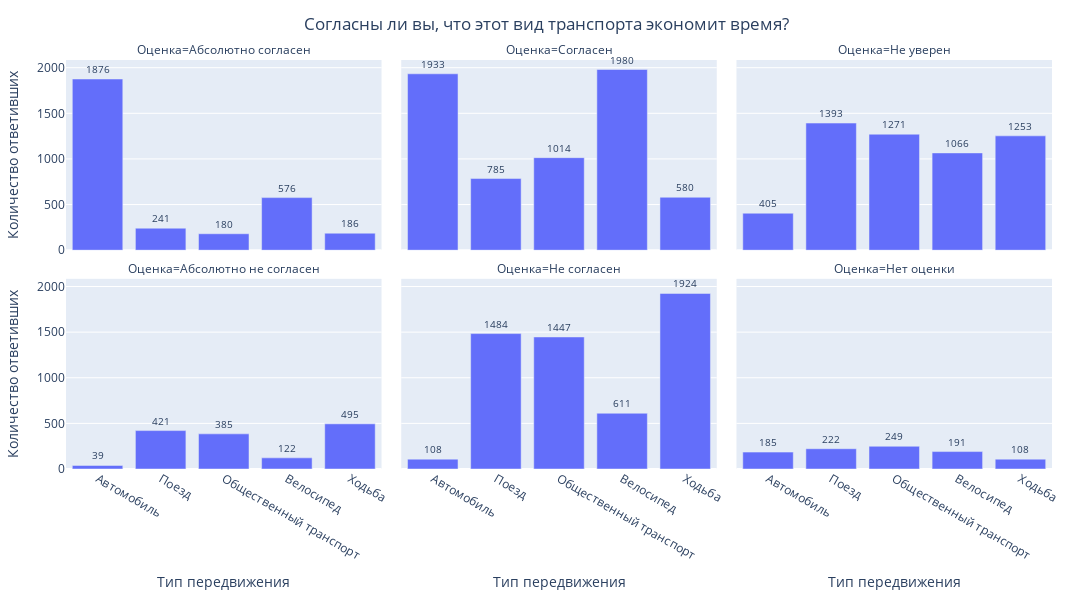
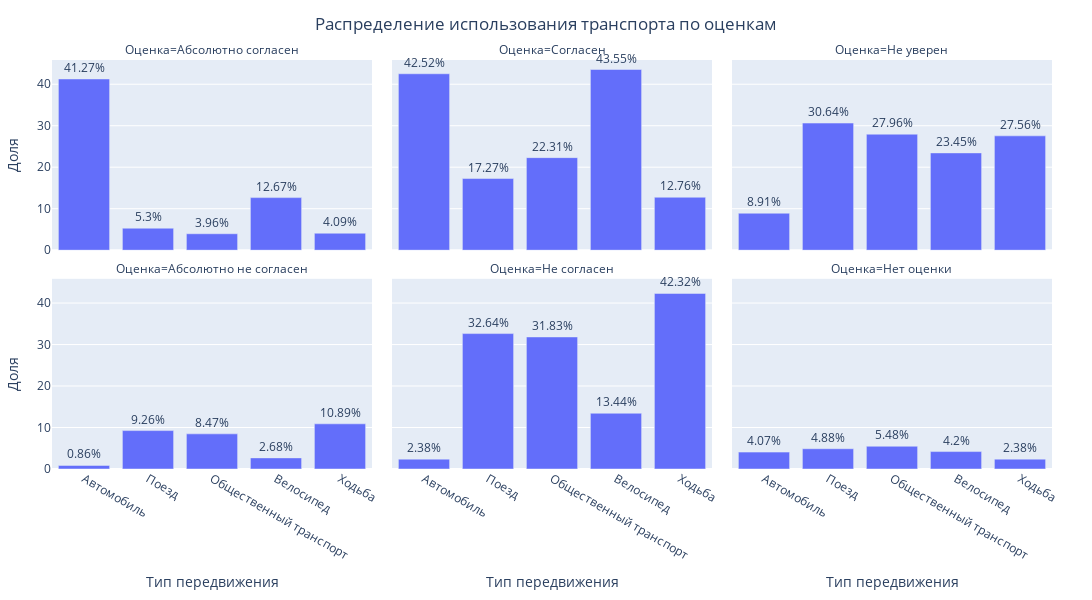

Notebook source saved alongside these figures, in order:
### Markdown cell above
# Восприятие транспорта (важно для моделирования предпочтений)
    'GEBRUIK_AUTO_STELLING3': 'восприятие_экономии_времени_авто',
    'GEBRUIK_AUTO_STELLING4': 'восприятие_безопасности_авто',
    'GEBRUIK_TREIN_STELLING3': 'восприятие_экономии_времени_поезда',
    'GEBRUIK_TREIN_STELLING4': 'восприятие_безопасности_поезда',
    'GEBRUIK_BTM_STELLING3': 'восприятие_экономии_времени_общественного_транспорта',
    'GEBRUIK_BTM_STELLING4': 'восприятие_безопасности_общественного_транспорта',
    'GEBRUIK_FIETS_STELLING2': 'восприятие_релаксации_на_велосипеде',
    'GEBRUIK_FIETS_STELLING3': 'восприятие_экономии_времени_велосипеда',
    'GEBRUIK_LOPEN_STELLING3': 'восприятие_экономии_времени_ходьбы',
    'GEBRUIK_LOPEN_STELLING4': 'восприятие_безопасности_ходьбы',

### Code cell
df51 = df.groupby('GEBRUIK_AUTO_STELLING3').size().reset_index()

df51 = df51.rename(columns = {'GEBRUIK_AUTO_STELLING3': 'Оценка экономии времени на автомобиле', 
                              0: 'Количество ответивших'})

df51.sort_values('Количество ответивших', ascending=False)

df51['Тип передвижения'] = 'Автомобиль'




df52 = df.groupby('GEBRUIK_TREIN_STELLING3').size().reset_index()

df52 = df52.rename(columns = {'GEBRUIK_TREIN_STELLING3': 'Оценка экономии времени на поезде', 
                              0: 'Количество ответивших'})

df52.sort_values('Количество ответивших', ascending=False)
df52['Тип передвижения'] = 'Поезд'


df53 = df.groupby('GEBRUIK_BTM_STELLING3').size().reset_index()

df53 = df53.rename(columns={'GEBRUIK_BTM_STELLING3': 'Оценка экономии времени на общественном транспорте', 
                            0: 'Количество ответивших'})

df53 = df53.sort_values('Количество ответивших', ascending=False)
df53['Тип передвижения'] = 'Общественный транспорт'



df54 = df.groupby('GEBRUIK_FIETS_STELLING3').size().reset_index()
df54 = df54.rename(columns={'GEBRUIK_FIETS_STELLING3': 'Оценка экономии времени на велосипеде', 
                            0: 'Количество ответивших'})
df54 = df54.sort_values('Количество ответивших', ascending=False)
df54['Тип передвижения'] = 'Велосипед'


df55 = df.groupby('GEBRUIK_LOPEN_STELLING3').size().reset_index()
df55 = df55.rename(columns={'GEBRUIK_LOPEN_STELLING3': 'Оценка экономии времени при ходьбе', 
                            0: 'Количество ответивших'})
df55 = df55.sort_values('Количество ответивших', ascending=False)
df55['Тип передвижения'] = 'Ходьба'




df5 = pd.concat([df51, df52, df53, df54, df55])

overall = sum(df51['Количество ответивших'])


print(overall)

df_long = pd.melt(
    df5,
    id_vars=['Количество ответивших', 'Тип передвижения'],
    value_vars=['Оценка экономии времени на автомобиле', 'Оценка экономии времени на поезде', 'Оценка экономии времени на общественном транспорте', 'Оценка экономии времени на велосипеде', 'Оценка экономии времени при ходьбе'],
    var_name='Тип оценки',
    value_name='Оценка'
)

# Удаление NaN значений
df_long.dropna(inplace=True)

# Вычисление долей в процентах
df_long['Доля'] = round((df_long['Количество ответивших'] / overall) * 100, 2)

# Замена категорий оценок
df_long['Оценка'] = df_long['Оценка'].replace({
    1: 'Абсолютно не согласен',
    2: 'Не согласен',
    3: 'Не уверен',
    4: 'Согласен',
    5: 'Абсолютно согласен',
    6: 'Нет оценки'
})

# Задание порядка категорий
order = ['Абсолютно согласен', 'Согласен', 'Не уверен', 'Абсолютно не согласен', 'Не согласен', 'Нет оценки']
df_long['Оценка'] = pd.Categorical(df_long['Оценка'], categories=order, ordered=True)

# Построение графика для количества поездок
fig3 = px.bar(
    df_long, 
    x='Тип передвижения', 
    y='Количество ответивших', 
    text='Количество ответивших',
    facet_col='Оценка',
    facet_col_wrap=3,
    height=600, 
    width=1400,
    category_orders={'Оценка': order}
)

fig3.update_traces(textfont_size=10, textposition='outside', cliponaxis=False)

fig3.update_layout(
    title={'text': 'Согласны ли вы, что этот вид транспорта экономит время?', 'x': 0.5},
    margin=dict(t=60, b=40, l=40, r=40),
    legend=dict(title='Тип передвижения', orientation='h', yanchor='bottom', y=-0.2, xanchor='center', x=0.5)
)

fig3.show()



#--------------ОТОБРАЗИМ ВСЕ В ДОЛЯХ----------------------
fig4 = px.bar(
    df_long, 
    x='Тип передвижения', 
    y='Доля', 
    text='Доля',
    facet_col='Оценка',
    facet_col_wrap=3,
    height=600, 
    width=1400,
    category_orders={'Оценка': order}
)

fig4.update_traces(
    textposition='outside',
    textfont=dict(size=12),  
    cliponaxis=False,  
    texttemplate='%{text}%', 
    offsetgroup=1 
)

fig4.update_layout(
    title={'text': 'Распределение использования транспорта по оценкам', 'x': 0.5},
    margin=dict(t=60, b=40, l=40, r=40),
    uniformtext_minsize=12,
    uniformtext_mode='show'  
)

fig4.show()

### Figure 1 — Plotly figure (JSON) as saved in the notebook; plotly's stock layout.template omitted (floating-point values rounded to 4 significant figures)
{"data": [{"cliponaxis": false, "hovertemplate": "Оценка=Абсолютно согласен<br>Тип передвижения=%{x}<br>Количество ответивших=%{text}<extra></extra>", "legendgroup": "", "marker": {"color": "#636efa", "pattern": {"shape": ""}}, "name": "", "orientation": "v", "showlegend": false, "text": [1876.0, 241.0, 180.0, 576.0, 186.0], "textfont": {"size": 10}, "textposition": "outside", "type": "bar", "x": ["Автомобиль", "Поезд", "Общественный транспорт", "Велосипед", "Ходьба"], "xaxis": "x4", "y": [1876, 241, 180, 576, 186], "yaxis": "y4"}, {"cliponaxis": false, "hovertemplate": "Оценка=Согласен<br>Тип передвижения=%{x}<br>Количество ответивших=%{text}<extra></extra>", "legendgroup": "", "marker": {"color": "#636efa", "pattern": {"shape": ""}}, "name": "", "orientation": "v", "showlegend": false, "text": [1933.0, 785.0, 1014.0, 1980.0, 580.0], "textfont": {"size": 10}, "textposition": "outside", "type": "bar", "x": ["Автомобиль", "Поезд", "Общественный транспорт", "Велосипед", "Ходьба"], "xaxis": "x5", "y": [1933, 785, 1014, 1980, 580], "yaxis": "y5"}, {"cliponaxis": false, "hovertemplate": "Оценка=Не уверен<br>Тип передвижения=%{x}<br>Количество ответивших=%{text}<extra></extra>", "legendgroup": "", "marker": {"color": "#636efa", "pattern": {"shape": ""}}, "name": "", "orientation": "v", "showlegend": false, "text": [405.0, 1393.0, 1271.0, 1066.0, 1253.0], "textfont": {"size": 10}, "textposition": "outside", "type": "bar", "x": ["Автомобиль", "Поезд", "Общественный транспорт", "Велосипед", "Ходьба"], "xaxis": "x6", "y": [405, 1393, 1271, 1066, 1253], "yaxis": "y6"}, {"cliponaxis": false, "hovertemplate": "Оценка=Абсолютно не согласен<br>Тип передвижения=%{x}<br>Количество ответивших=%{text}<extra></extra>", "legendgroup": "", "marker": {"color": "#636efa", "pattern": {"shape": ""}}, "name": "", "orientation": "v", "showlegend": false, "text": [39.0, 421.0, 385.0, 122.0, 495.0], "textfont": {"size": 10}, "textposition": "outside", "type": "bar", "x": ["Автомобиль", "Поезд", "Общественный транспорт", "Велосипед", "Ходьба"], "xaxis": "x", "y": [39, 421, 385, 122, 495], "yaxis": "y"}, {"cliponaxis": false, "hovertemplate": "Оценка=Не согласен<br>Тип передвижения=%{x}<br>Количество ответивших=%{text}<extra></extra>", "legendgroup": "", "marker": {"color": "#636efa", "pattern": {"shape": ""}}, "name": "", "orientation": "v", "showlegend": false, "text": [108.0, 1484.0, 1447.0, 611.0, 1924.0], "textfont": {"size": 10}, "textposition": "outside", "type": "bar", "x": ["Автомобиль", "Поезд", "Общественный транспорт", "Велосипед", "Ходьба"], "xaxis": "x2", "y": [108, 1484, 1447, 611, 1924], "yaxis": "y2"}, {"cliponaxis": false, "hovertemplate": "Оценка=Нет оценки<br>Тип передвижения=%{x}<br>Количество ответивших=%{text}<extra></extra>", "legendgroup": "", "marker": {"color": "#636efa", "pattern": {"shape": ""}}, "name": "", "orientation": "v", "showlegend": false, "text": [185.0, 222.0, 249.0, 191.0, 108.0], "textfont": {"size": 10}, "textposition": "outside", "type": "bar", "x": ["Автомобиль", "Поезд", "Общественный транспорт", "Велосипед", "Ходьба"], "xaxis": "x3", "y": [185, 222, 249, 191, 108], "yaxis": "y3"}], "layout": {"annotations": [{"font": {}, "showarrow": false, "text": "Оценка=Абсолютно не согласен", "x": 0.16, "xanchor": "center", "xref": "paper", "y": 0.465, "yanchor": "bottom", "yref": "paper"}, {"font": {}, "showarrow": false, "text": "Оценка=Не согласен", "x": 0.5, "xanchor": "center", "xref": "paper", "y": 0.465, "yanchor": "bottom", "yref": "paper"}, {"font": {}, "showarrow": false, "text": "Оценка=Нет оценки", "x": 0.84, "xanchor": "center", "xref": "paper", "y": 0.465, "yanchor": "bottom", "yref": "paper"}, {"font": {}, "showarrow": false, "text": "Оценка=Абсолютно согласен", "x": 0.16, "xanchor": "center", "xref": "paper", "y": 1.0, "yanchor": "bottom", "yref": "paper"}, {"font": {}, "showarrow": false, "text": "Оценка=Согласен", "x": 0.5, "xanchor": "center", "xref": "paper", "y": 1.0, "yanchor": "bottom", "yref": "paper"}, {"font": {}, "showarrow": false, "text": "Оценка=Не уверен", "x": 0.84, "xanchor": "center", "xref": "paper", "y": 1.0, "yanchor": "bottom", "yref": "paper"}], "barmode": "relative", "height": 600, "legend": {"orientation": "h", "title": {"text": "Тип передвижения"}, "tracegroupgap": 0, "x": 0.5, "xanchor": "center", "y": -0.2, "yanchor": "bottom"}, "margin": {"b": 40, "l": 40, "r": 40, "t": 60}, "title": {"text": "Согласны ли вы, что этот вид транспорта экономит время?", "x": 0.5}, "width": 1400, "xaxis": {"anchor": "y", "domain": [0, 0.32], "title": {"text": "Тип передвижения"}}, "xaxis2": {"anchor": "y2", "domain": [0.34, 0.66], "matches": "x", "title": {"text": "Тип передвижения"}}, "xaxis3": {"anchor": "y3", "domain": [0.68, 1.0], "matches": "x", "title": {"text": "Тип передвижения"}}, "xaxis4": {"anchor": "y4", "domain": [0, 0.32], "matches": "x", "showticklabels": false}, "xaxis5": {"anchor": "y5", "domain": [0.34, 0.66], "matches": "x", "showticklabels": false}, "xaxis6": {"anchor": "y6", "domain": [0.68, 1.0], "matches": "x", "showticklabels": false}, "yaxis": {"anchor": "x", "domain": [0, 0.465], "title": {"text": "Количество ответивших"}}, "yaxis2": {"anchor": "x2", "domain": [0, 0.465], "matches": "y", "showticklabels": false}, "yaxis3": {"anchor": "x3", "domain": [0, 0.465], "matches": "y", "showticklabels": false}, "yaxis4": {"anchor": "x4", "domain": [0.535, 1.0], "matches": "y", "title": {"text": "Количество ответивших"}}, "yaxis5": {"anchor": "x5", "domain": [0.535, 1.0], "matches": "y", "showticklabels": false}, "yaxis6": {"anchor": "x6", "domain": [0.535, 1.0], "matches": "y", "showticklabels": false}}}

### Figure 2 — Plotly figure (JSON) as saved in the notebook; plotly's stock layout.template omitted (floating-point values rounded to 4 significant figures)
{"data": [{"cliponaxis": false, "hovertemplate": "Оценка=Абсолютно согласен<br>Тип передвижения=%{x}<br>Доля=%{text}<extra></extra>", "legendgroup": "", "marker": {"color": "#636efa", "pattern": {"shape": ""}}, "name": "", "offsetgroup": "1", "orientation": "v", "showlegend": false, "text": [41.27, 5.3, 3.96, 12.67, 4.09], "textfont": {"size": 12}, "textposition": "outside", "texttemplate": "%{text}%", "type": "bar", "x": ["Автомобиль", "Поезд", "Общественный транспорт", "Велосипед", "Ходьба"], "xaxis": "x4", "y": [41.27, 5.3, 3.96, 12.67, 4.09], "yaxis": "y4"}, {"cliponaxis": false, "hovertemplate": "Оценка=Согласен<br>Тип передвижения=%{x}<br>Доля=%{text}<extra></extra>", "legendgroup": "", "marker": {"color": "#636efa", "pattern": {"shape": ""}}, "name": "", "offsetgroup": "1", "orientation": "v", "showlegend": false, "text": [42.52, 17.27, 22.31, 43.55, 12.76], "textfont": {"size": 12}, "textposition": "outside", "texttemplate": "%{text}%", "type": "bar", "x": ["Автомобиль", "Поезд", "Общественный транспорт", "Велосипед", "Ходьба"], "xaxis": "x5", "y": [42.52, 17.27, 22.31, 43.55, 12.76], "yaxis": "y5"}, {"cliponaxis": false, "hovertemplate": "Оценка=Не уверен<br>Тип передвижения=%{x}<br>Доля=%{text}<extra></extra>", "legendgroup": "", "marker": {"color": "#636efa", "pattern": {"shape": ""}}, "name": "", "offsetgroup": "1", "orientation": "v", "showlegend": false, "text": [8.91, 30.64, 27.96, 23.45, 27.56], "textfont": {"size": 12}, "textposition": "outside", "texttemplate": "%{text}%", "type": "bar", "x": ["Автомобиль", "Поезд", "Общественный транспорт", "Велосипед", "Ходьба"], "xaxis": "x6", "y": [8.91, 30.64, 27.96, 23.45, 27.56], "yaxis": "y6"}, {"cliponaxis": false, "hovertemplate": "Оценка=Абсолютно не согласен<br>Тип передвижения=%{x}<br>Доля=%{text}<extra></extra>", "legendgroup": "", "marker": {"color": "#636efa", "pattern": {"shape": ""}}, "name": "", "offsetgroup": "1", "orientation": "v", "showlegend": false, "text": [0.86, 9.26, 8.47, 2.68, 10.89], "textfont": {"size": 12}, "textposition": "outside", "texttemplate": "%{text}%", "type": "bar", "x": ["Автомобиль", "Поезд", "Общественный транспорт", "Велосипед", "Ходьба"], "xaxis": "x", "y": [0.86, 9.26, 8.47, 2.68, 10.89], "yaxis": "y"}, {"cliponaxis": false, "hovertemplate": "Оценка=Не согласен<br>Тип передвижения=%{x}<br>Доля=%{text}<extra></extra>", "legendgroup": "", "marker": {"color": "#636efa", "pattern": {"shape": ""}}, "name": "", "offsetgroup": "1", "orientation": "v", "showlegend": false, "text": [2.38, 32.64, 31.83, 13.44, 42.32], "textfont": {"size": 12}, "textposition": "outside", "texttemplate": "%{text}%", "type": "bar", "x": ["Автомобиль", "Поезд", "Общественный транспорт", "Велосипед", "Ходьба"], "xaxis": "x2", "y": [2.38, 32.64, 31.83, 13.44, 42.32], "yaxis": "y2"}, {"cliponaxis": false, "hovertemplate": "Оценка=Нет оценки<br>Тип передвижения=%{x}<br>Доля=%{text}<extra></extra>", "legendgroup": "", "marker": {"color": "#636efa", "pattern": {"shape": ""}}, "name": "", "offsetgroup": "1", "orientation": "v", "showlegend": false, "text": [4.07, 4.88, 5.48, 4.2, 2.38], "textfont": {"size": 12}, "textposition": "outside", "texttemplate": "%{text}%", "type": "bar", "x": ["Автомобиль", "Поезд", "Общественный транспорт", "Велосипед", "Ходьба"], "xaxis": "x3", "y": [4.07, 4.88, 5.48, 4.2, 2.38], "yaxis": "y3"}], "layout": {"annotations": [{"font": {}, "showarrow": false, "text": "Оценка=Абсолютно не согласен", "x": 0.16, "xanchor": "center", "xref": "paper", "y": 0.465, "yanchor": "bottom", "yref": "paper"}, {"font": {}, "showarrow": false, "text": "Оценка=Не согласен", "x": 0.5, "xanchor": "center", "xref": "paper", "y": 0.465, "yanchor": "bottom", "yref": "paper"}, {"font": {}, "showarrow": false, "text": "Оценка=Нет оценки", "x": 0.84, "xanchor": "center", "xref": "paper", "y": 0.465, "yanchor": "bottom", "yref": "paper"}, {"font": {}, "showarrow": false, "text": "Оценка=Абсолютно согласен", "x": 0.16, "xanchor": "center", "xref": "paper", "y": 1.0, "yanchor": "bottom", "yref": "paper"}, {"font": {}, "showarrow": false, "text": "Оценка=Согласен", "x": 0.5, "xanchor": "center", "xref": "paper", "y": 1.0, "yanchor": "bottom", "yref": "paper"}, {"font": {}, "showarrow": false, "text": "Оценка=Не уверен", "x": 0.84, "xanchor": "center", "xref": "paper", "y": 1.0, "yanchor": "bottom", "yref": "paper"}], "barmode": "relative", "height": 600, "legend": {"tracegroupgap": 0}, "margin": {"b": 40, "l": 40, "r": 40, "t": 60}, "title": {"text": "Распределение использования транспорта по оценкам", "x": 0.5}, "uniformtext": {"minsize": 12, "mode": "show"}, "width": 1400, "xaxis": {"anchor": "y", "domain": [0, 0.32], "title": {"text": "Тип передвижения"}}, "xaxis2": {"anchor": "y2", "domain": [0.34, 0.66], "matches": "x", "title": {"text": "Тип передвижения"}}, "xaxis3": {"anchor": "y3", "domain": [0.68, 1.0], "matches": "x", "title": {"text": "Тип передвижения"}}, "xaxis4": {"anchor": "y4", "domain": [0, 0.32], "matches": "x", "showticklabels": false}, "xaxis5": {"anchor": "y5", "domain": [0.34, 0.66], "matches": "x", "showticklabels": false}, "xaxis6": {"anchor": "y6", "domain": [0.68, 1.0], "matches": "x", "showticklabels": false}, "yaxis": {"anchor": "x", "domain": [0, 0.465], "title": {"text": "Доля"}}, "yaxis2": {"anchor": "x2", "domain": [0, 0.465], "matches": "y", "showticklabels": false}, "yaxis3": {"anchor": "x3", "domain": [0, 0.465], "matches": "y", "showticklabels": false}, "yaxis4": {"anchor": "x4", "domain": [0.535, 1.0], "matches": "y", "title": {"text": "Доля"}}, "yaxis5": {"anchor": "x5", "domain": [0.535, 1.0], "matches": "y", "showticklabels": false}, "yaxis6": {"anchor": "x6", "domain": [0.535, 1.0], "matches": "y", "showticklabels": false}}}
